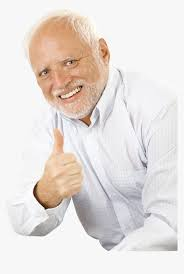
#> input picture monimage.jpeg, 184 x 274 px
$ python picross_generator.py monimage.jpeg
#> lines starting #> are read from the running program, lines starting #| are printed output that depends on the picture; after the words box and inside, x2 and y2 are one past the last pixel; in counts of white or black regions, pixels touching at a corner belong together
from typing import Dict, Tuple, List, Union
import itertools
import random
import sys
import copy
import os
import numpy
import cv2

# This function open the image as grayscale with opencv from the given filepath
# Then it threshold it to make sure to have a black and white only image
# It return the array of RGB value of the picture
def get_black_and_white_image(filepath:str) :

#> called with filepath = 'monimage.jpeg'
	try :
		img = cv2.imread(filepath, 0)
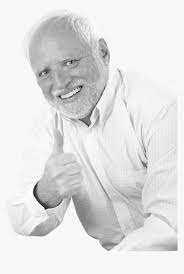
#> img: shape (274, 184); min 0, max 255, mean 225.4
		ret, img_black_white = cv2.threshold(img,127,255,cv2.THRESH_BINARY)
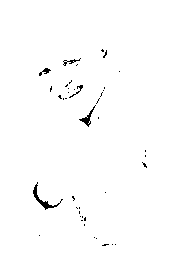
#> img_black_white: shape (274, 184); 99% white; black in thin lines or dots, all inside (x1, y1, x2, y2) = (33, 49, 147, 246)
#> the loop `for row in img_black_white:` made 274 passes
#> (printed output is left out)

	except Exception as err :
		print(f"An error occured while attempting to open {filepath} : {err}")
		exit(1)

	return img_black_white

# This function go through the black and white image and count vertically and horizontaly the number of blacks blocks there is and thier length
# It return a tuple composed of two lists : the first one is the length of blocks per line and the second one is the length of blocks per columns
def count_blocks(img:List[List]) -> Tuple[List, List] :

	height = len(img)
#> height = 274
	width = len(img[0])
#> width = 184

	line_blocks = [[] for y in range(width)]
	col_blocks = [[] for y in range(height)]

	# The array indicate if I incremented the column previously, indicating when I quit/enter a block
	am_i_counting_col = [False for y in range(height)]

	for i in range(height) :

		block_line_length = 0
		for j in range(width) :

			if img[i][j] == 0 : # If it's black
				block_line_length += 1

				if not am_i_counting_col[j] : # If I am not already couting a block in the col
					col_blocks[j].append(1) # We initialize the counter
				else :
					col_blocks[j][-1] += 1 # We increment the last counter

				am_i_counting_col[j] = True

			else : # If it's white
				if block_line_length > 0 : # If I've been counting row blocks
					line_blocks[i].append(block_line_length)
					block_line_length = 0

				if am_i_counting_col[j] : # If i've been counting a col block
					am_i_counting_col[j] = False

		if block_line_length > 0 : # If there is a block at the end of the line
			line_blocks[i].append(block_line_length)
			block_line_length = 0

	return (line_blocks, col_blocks)

# This function encapsulate the function cv2.line() to reduce the number of parameter needed
# The line drawn will be always 1 pixel large and black
# It returns nothing
# [137 lines left out: functions draw_line, write_text, draw_multiple_lines, get_list_element_max_length, draw_numbers, draw_one_picross_outline and 2 more, not called in this run]

if __name__ == "__main__" :

	if len(sys.argv) < 2 :
		print("Argument error : no source image provided")
		print("Please provide the path to your source image to the script")
		exit(1)

	filepath = sys.argv[1]

	img_black_white = get_black_and_white_image(filepath)

	for row in img_black_white:
		print(row)

#> (the run stopped early here; a loop or call above may not have finished)
